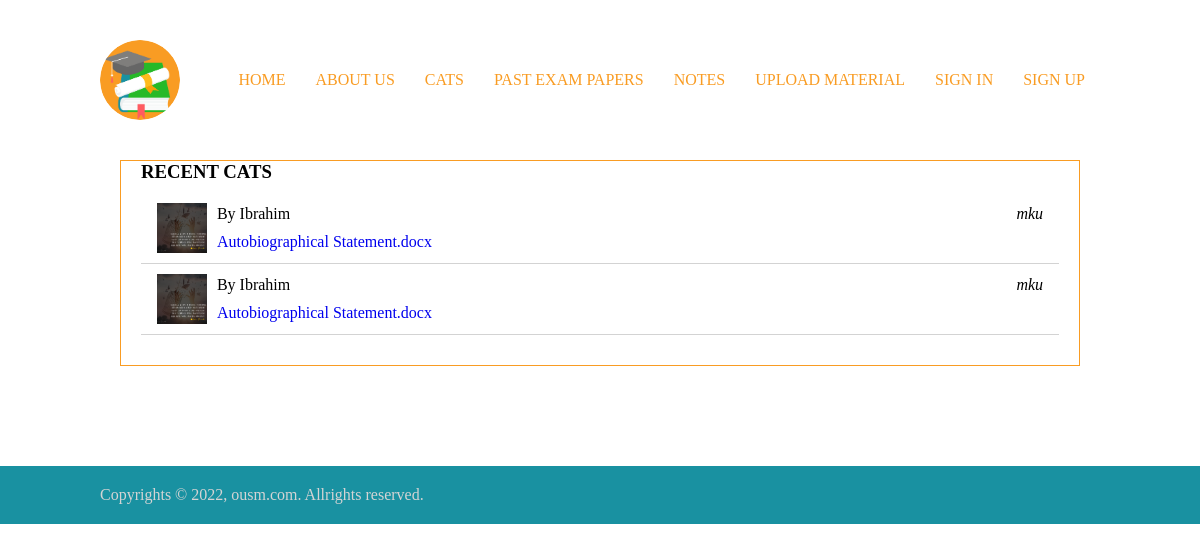
/cats.php, run on an earlier commit of the app's database.
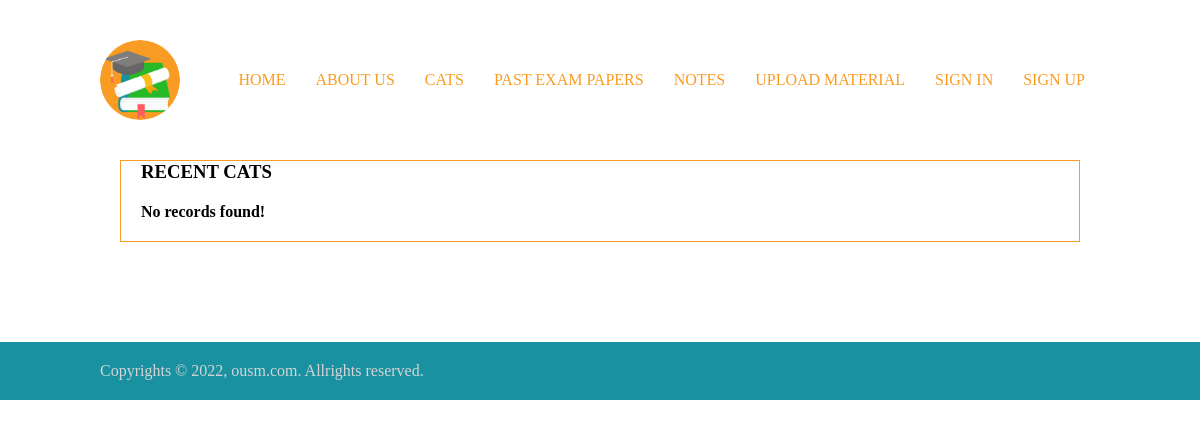
And on a later commit of the database.
### tables this page shows
CREATE TABLE `cat` (
  `id` int(11) NOT NULL,
  `title` text NOT NULL,
  `filename` text NOT NULL,
  `description` longtext NOT NULL,
  `uploader_id` int(11) NOT NULL,
  `date_uploaded` timestamp NOT NULL DEFAULT current_timestamp() ON UPDATE current_timestamp()
);

CREATE TABLE `user` (
  `id` int(11) NOT NULL,
  `firstname` varchar(100) NOT NULL,
  `lastname` varchar(100) NOT NULL,
  `email` varchar(100) NOT NULL,
  `password` varchar(100) NOT NULL,
  `type` varchar(30) NOT NULL,
  `uni` varchar(100) NOT NULL,
  `photo` varchar(100) NOT NULL
);

### cats.php (the view, shortened to what this page needs)
<?php
include('includes/head.php');
include('includes/dbcon.php');
?>
<!DOCTYPE html>
<html>
<head>
</head>
<body>
	<main>
		<section class="section">
			<div>
				<section class="notes-sec">
					<h1>Recent Cats</h1>
					<?php
					$retrieve=mysqli_query($myconn,"SELECT cat.*,lastname,photo,uni FROM cat inner join user on cat.uploader_id=user.id order by id desc");
						if(mysqli_num_rows($retrieve) == 0)
						{
							echo "<h4>No records found!</h4>";
						}
						else{
							while($row=mysqli_fetch_array($retrieve)){
								echo "<div>";
									$photo = "photos/".$row['photo'];
									echo "<img src='$photo'>";
									echo "<div>";
										echo "<div>";
											echo "<p class='u_lastname'>By ".$row['lastname']."</p>";
											echo "<p class='school'>".$row['uni']."</p>";
										echo "</div>";
										$filename = "materials/".$row['filename'];
										echo "<p class='filename'><a href='catdownload.php?filename=$filename'>".$row['filename']."</a></p>";
									echo "</div>";
								echo "</div>";
							}
						}
					?>
				</section>
			</div>
		</section>
	</main>
</body>
</html>
<?php include('includes/footer.php'); ?>

What changed in the data, as far as the page shows it:
removed cat: user.photo (picture), user.lastname "Ibrahim", user.uni "mku", filename "Autobiographical Statement.docx"
removed cat: user.photo (picture), user.lastname "Ibrahim", user.uni "mku", filename "Autobiographical Statement.docx"
Also different on the page:
text now shown: "No records found!"
